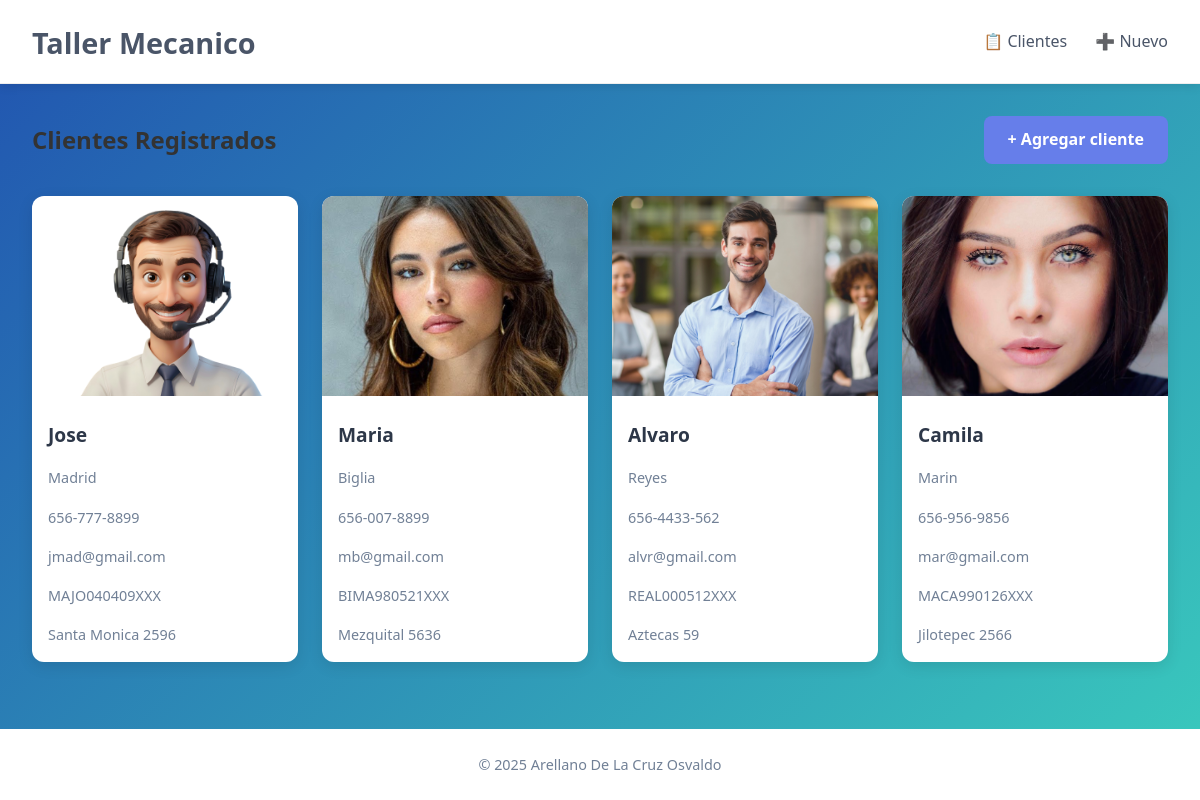
The page / on the database its author committed.
### app_cliente/models.py (models this page shows, shortened)
class Cliente(models.Model):
    nombre = models.CharField(max_length=100)
    apellido = models.CharField(max_length=100)
    telefono = models.CharField(max_length=15)
    email = models.EmailField(unique=True)
    rfc = models.CharField(max_length=120, unique=True)
    direccion = models.CharField(max_length=255)
    foto_cliente = models.ImageField(upload_to='img_clientes/', blank=True, null=True)
    class Meta:
        verbose_name = "Cliente"
        verbose_name_plural = "Clientes"

### app_cliente/views.py (the view)
# urls.py: path('', views.listar_clientes, name='listar_clientes'),
def listar_clientes(request):
    clientes = Cliente.objects.all()
    return render(request, 'listar_clientes.html', {'clientes': clientes})

### app_cliente/templates/listar_clientes.html (shortened to what this page needs)
{% extends 'base.html' %}
{% block contenido %}
<div class="page-header">
    <h2>Clientes Registrados</h2>
    <a href="{% url 'app_cliente:crear_cliente' %}" class="btn btn-primary">+ Agregar cliente</a>
</div>
<ul class="artist-grid">
    {% for cliente in clientes %}
    <li class="artist-card">
        <a href="{% url 'app_cliente:detalle_cliente' cliente.id %}">
            {% if cliente.foto_cliente %}
                <img src="{{ cliente.foto_cliente.url }}" alt="Foto de {{ cliente.nombre }}" class="artist-img">
            {% else %}
                <div class="artist-placeholder">🎵</div>
            {% endif %}
            <h3>{{ cliente.nombre }}</h3>
            <p class="artist-nationality">{{ cliente.apellido }}</p>
            <p class="artist-nationality">{{ cliente.telefono }}</p>
            <p class="artist-nationality">{{ cliente.email }}</p>
            <p class="artist-nationality">{{ cliente.rfc }}</p>
            <p class="artist-nationality">{{ cliente.direccion}}</p>
        </a>
    </li>
    {% empty %}
    <li class="no-artists">No hay clientes registrados.</li>
    {% endfor %}
</ul>
{% endblock %}

### app_cliente/templates/base.html (shortened to what this page needs)
{% load static %}
<!DOCTYPE html>
<html lang="es">
<head>
    <link rel="stylesheet" href="{% static 'css/styles.css' %}">
</head>
<body>
    <div class="wrapper">
        <header class="main-header">
            <h1><a href="{% url 'app_cliente:listar_clientes' %}"> Taller Mecanico</a></h1>
            <nav class="main-nav">
                <a href="{% url 'app_cliente:listar_clientes' %}">📋 Clientes</a>
                <a href="{% url 'app_cliente:crear_cliente' %}">➕ Nuevo</a>
            </nav>
        </header>
        <main class="main-content">
            {% block contenido %}{% endblock %}
        </main>
        <footer class="main-footer">
            <p>© 2025 Arellano De La Cruz Osvaldo</p>
        </footer>
    </div>
</body>
</html>

### app_cliente/static/css/styles.css (style rules this page uses)
* { margin: 0; padding: 0; box-sizing: border-box; }
body { font-family: 'Segoe UI', Tahoma, Geneva, Verdana, sans-serif; background: linear-gradient(135deg, #2153b0 0%, #3acbbd 100%); color: #333; line-height: 1.6; }
.wrapper { min-height: 100vh; display: flex; flex-direction: column; }
.main-header { background: white; padding: 1rem 2rem; display: flex; justify-content: space-between; align-items: center; box-shadow: 0 2px 10px rgba(0,0,0,0.1); border-bottom: 1px solid #eee; }
.main-header h1 a { color: #4a5568; text-decoration: none; font-size: 1.8rem; font-weight: 700; }
.main-nav a { margin-left: 1.5rem; color: #4a5568; text-decoration: none; font-weight: 500; transition: color 0.3s; }
.main-content { flex: 1; padding: 2rem; max-width: 1200px; margin: 0 auto; width: 100%; }
.page-header { display: flex; justify-content: space-between; align-items: center; margin-bottom: 2rem; flex-wrap: wrap; gap: 1rem; }
.artist-grid { display: grid; grid-template-columns: repeat(auto-fill, minmax(250px, 1fr)); gap: 1.5rem; list-style: none; }
.artist-card { background: white; border-radius: 12px; overflow: hidden; box-shadow: 0 4px 15px rgba(0,0,0,0.1); transition: transform 0.3s; }
.artist-card a { text-decoration: none; color: inherit; display: block; }
.artist-img, .artist-placeholder { width: 100%; height: 200px; object-fit: cover; }
.artist-card h3 { padding: 1rem; font-size: 1.2rem; color: #2d3748; }
.artist-nationality { color: #718096; font-size: 0.9rem; padding: 0 1rem 1rem; }
.btn { padding: 0.7rem 1.5rem; border: none; border-radius: 8px; font-weight: 600; cursor: pointer; transition: background 0.3s; text-decoration: none; display: inline-block; }
.btn-primary { background: #667eea; color: white; }
.main-footer { text-align: center; padding: 1.5rem; background: white; color: #718096; font-size: 0.9rem; margin-top: auto; }

### rows shown on the page
Cliente: foto_cliente (picture), nombre "Jose", apellido "Madrid", telefono "656-777-8899", email "jmad@gmail.com", rfc "MAJO040409XXX", direccion "Santa Monica 2596"
Cliente: foto_cliente (picture), nombre "Maria", apellido "Biglia", telefono "656-007-8899", email "mb@gmail.com", rfc "BIMA980521XXX", direccion "Mezquital 5636"
Cliente: foto_cliente (picture), nombre "Alvaro", apellido "Reyes", telefono "656-4433-562", email "alvr@gmail.com", rfc "REAL000512XXX", direccion "Aztecas 59"
Cliente: foto_cliente (picture), nombre "Camila", apellido "Marin", telefono "656-956-9856", email "mar@gmail.com", rfc "MACA990126XXX", direccion "Jilotepec 2566"
